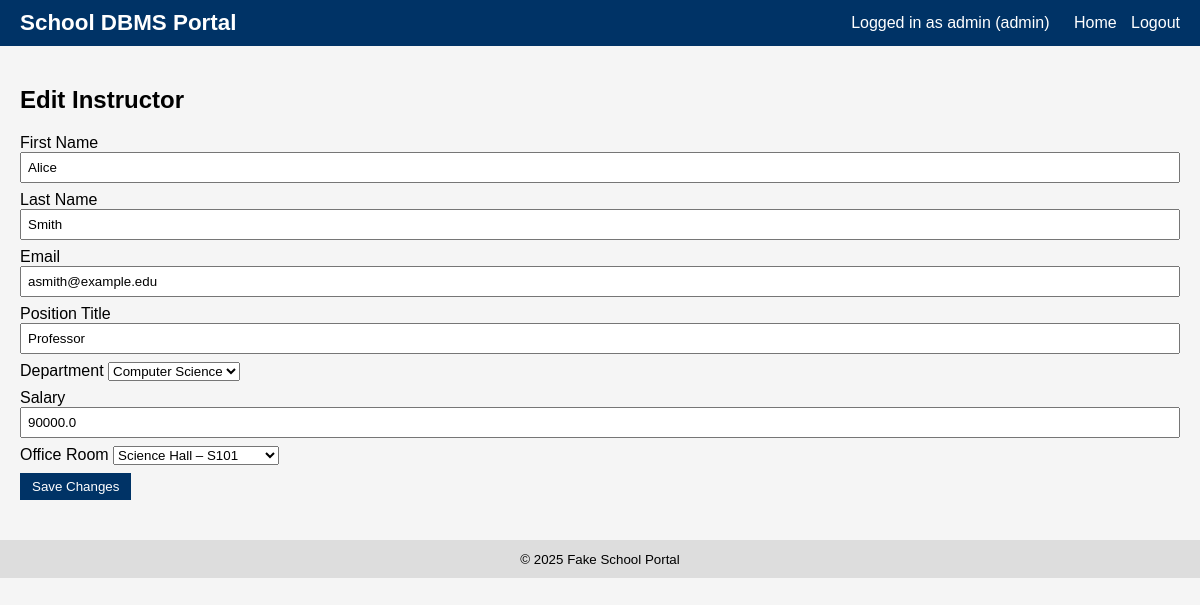
The page /admin/instructors/edit/1 (signed in) on the database its author committed.
### tables this page shows
CREATE TABLE Employee (
    employee_id INTEGER PRIMARY KEY AUTOINCREMENT,
    first_name TEXT NOT NULL,
    last_name TEXT NOT NULL,
    email TEXT UNIQUE,
    position_title TEXT,
    department_id INTEGER,
    salary REAL,
    office_id INTEGER,
    FOREIGN KEY (department_id) REFERENCES Department(department_id),
    FOREIGN KEY (office_id) REFERENCES Room(room_id)
);

CREATE TABLE Department (
    department_id INTEGER PRIMARY KEY AUTOINCREMENT,
    department_name TEXT NOT NULL UNIQUE
);

CREATE TABLE Building (
    building_id INTEGER PRIMARY KEY AUTOINCREMENT,
    building_name TEXT NOT NULL UNIQUE
);

### app.py (the view, shortened to what this page needs)
@app.route("/admin/instructors/edit/<int:employee_id>", methods=["GET", "POST"])
@login_required(role="admin")
def admin_edit_instructor(employee_id):
    db = get_db()
    instructor = db.execute(
        "SELECT * FROM Employee WHERE employee_id=?", (employee_id,)
    ).fetchone()
    departments = db.execute(
        "SELECT * FROM Department ORDER BY department_name"
    ).fetchall()
    rooms = _get_rooms(db)
    return render_template(
        "edit_instructor.html",
        instructor=instructor,
        departments=departments,
        rooms=rooms,
    )

### app.py (called while the page is built)
def get_db():
    if "db" not in g:
        g.db = sqlite3.connect(DATABASE)
        g.db.row_factory = sqlite3.Row
    return g.db

def login_required(role=None):
    def decorator(view):
        @wraps(view)
        def wrapped_view(**kwargs):
            if "user_id" not in session:
                return redirect(url_for("login"))
            if role and session.get("role") != role:
                flash("Unauthorized access.")
                return redirect(url_for("home"))
            return view(**kwargs)
        return wrapped_view
    return decorator

def _get_rooms(db):
    return db.execute(
        """
        SELECT r.room_id, r.room_number, b.building_name
        FROM Room r
        JOIN Building b ON r.building_id = b.building_id
        ORDER BY b.building_name, r.room_number
        """
    ).fetchall()

### templates/edit_instructor.html (shortened to what this page needs)
{% extends "base.html" %}
{% block content %}
<h2>Edit Instructor</h2>
<form method="post">
    <label>First Name
        <input type="text" name="first_name" value="{{ instructor.first_name }}" required>
    </label>
    <label>Last Name
        <input type="text" name="last_name" value="{{ instructor.last_name }}" required>
    </label>
    <label>Email
        <input type="email" name="email" value="{{ instructor.email }}">
    </label>
    <label>Position Title
        <input type="text" name="position_title" value="{{ instructor.position_title }}">
    </label>
    <label>Department
        <select name="department_id">
            {% for d in departments %}
            <option value="{{ d.department_id }}"
                {% if instructor.department_id == d.department_id %}selected{% endif %}>
                {{ d.department_name }}
            </option>
            {% endfor %}
        </select>
    </label>
    <label>Salary
        <input type="number" name="salary" step="0.01" value="{{ instructor.salary }}">
    </label>
    <label>Office Room
        <select name="office_id">
            {% for room in rooms %}
            <option value="{{ room.room_id }}"
                {% if instructor.office_id == room.room_id %}selected{% endif %}>
                {{ room.building_name }} – {{ room.room_number }}
            </option>
            {% endfor %}
        </select>
    </label>
    <button type="submit">Save Changes</button>
</form>
{% endblock %}

### static/style.css (style rules this page uses)
body { font-family: Arial, sans-serif; margin: 0; background: #f5f5f5; }
.button, button { display: inline-block; padding: 6px 12px; background: #003366; color: white; border: none; text-decoration: none; cursor: pointer; }
form label { display: block; margin-bottom: 8px; }
form input[type="text"], form input[type="email"], form input[type="password"], form input[type="number"] { width: 100%; padding: 6px; box-sizing: border-box; }

### rows shown on the page
Employee: first_name "Alice", last_name "Smith", email "asmith@example.edu", position_title "Professor", department_id "Computer Science", salary "90000.0", office_id "Science Hall – S101"

### other values the page prints
{{ session.get('username') }} "admin"
{{ session.get('role') }} "admin"
